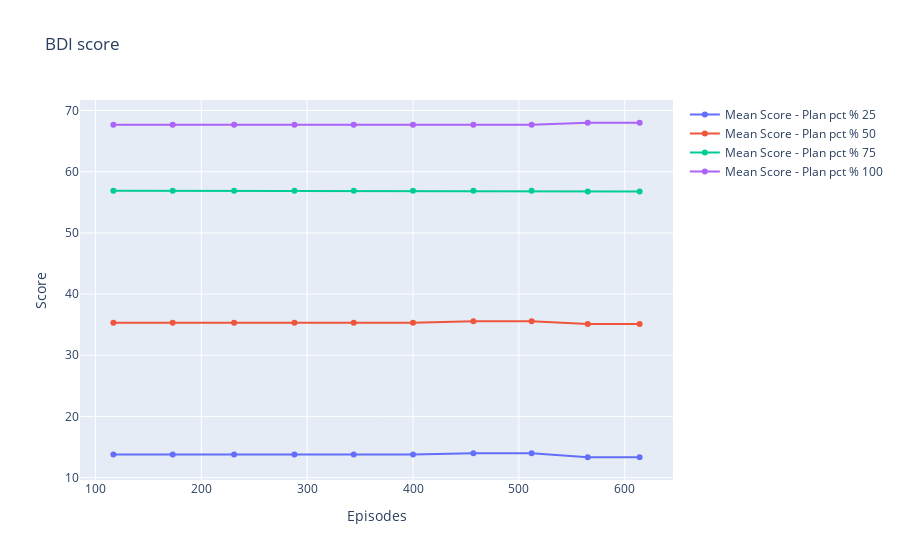

The notebook cell saved with this chart:
### Code cell
import plotly.graph_objects as go
import numpy as np
fig = go.Figure()

for group, group_df in plots_df.groupby("plans_pct"):
    fig.add_trace(go.Scatter(x=group_df['eps'], y=group_df['mean_score'], name=f"Mean Score - Plan pct % {group}"))

# Edit the layout
fig.update_layout(title='BDI score',
                   xaxis_title='Episodes',
                   yaxis_title='Score')


fig.show()

### Figure 1 — Plotly figure (JSON) as saved in the notebook; plotly's stock layout.template omitted (floating-point values rounded to 4 significant figures)
{"data": [{"name": "Mean Score - Plan pct % 25", "x": [117, 173, 231, 288, 344, 400, 457, 512, 565, 614], "y": [13.78, 13.78, 13.78, 13.78, 13.78, 13.78, 14.0, 14.0, 13.33, 13.33], "type": "scatter"}, {"name": "Mean Score - Plan pct % 50", "x": [117, 173, 231, 288, 344, 400, 457, 512, 565, 614], "y": [35.33, 35.33, 35.33, 35.33, 35.33, 35.33, 35.56, 35.56, 35.11, 35.11], "type": "scatter"}, {"name": "Mean Score - Plan pct % 75", "x": [117, 173, 231, 288, 344, 400, 457, 512, 565, 614], "y": [56.89, 56.89, 56.89, 56.89, 56.89, 56.89, 56.89, 56.89, 56.78, 56.78], "type": "scatter"}, {"name": "Mean Score - Plan pct % 100", "x": [117, 173, 231, 288, 344, 400, 457, 512, 565, 614], "y": [67.67, 67.67, 67.67, 67.67, 67.67, 67.67, 67.67, 67.67, 68.0, 68.0], "type": "scatter"}], "layout": {"title": {"text": "BDI score"}, "xaxis": {"title": {"text": "Episodes"}}, "yaxis": {"title": {"text": "Score"}}}}
